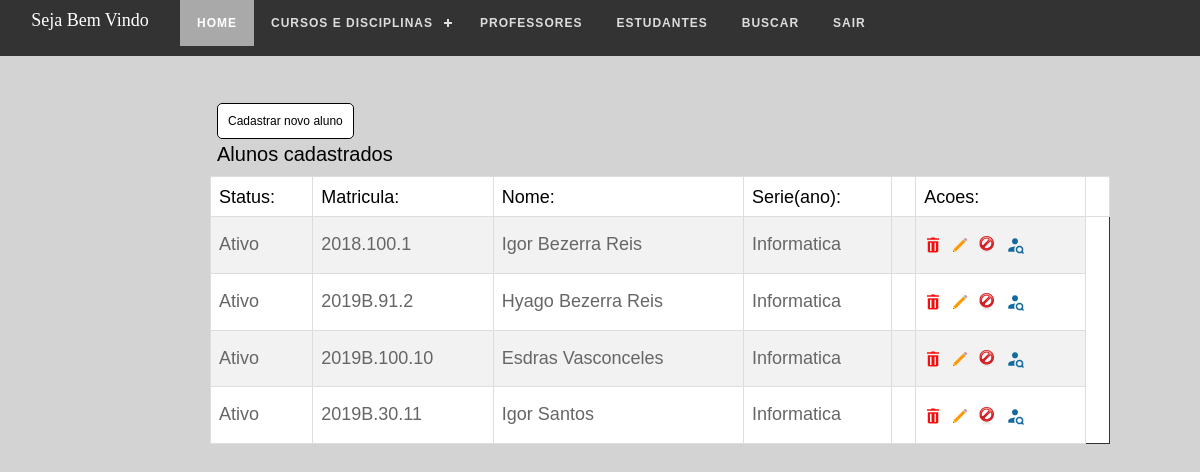
Screenshot of /admin/estudantes.php?pg=todos (signed in) with the database file from the repository.
### tables this page shows
CREATE TABLE IF NOT EXISTS `estudantes` (
  `id` int(11) NOT NULL AUTO_INCREMENT,
  `code` varchar(255) DEFAULT NULL,
  `status` varchar(255) DEFAULT NULL,
  `nome` varchar(255) DEFAULT NULL,
  `cpf` varchar(255) DEFAULT NULL,
  `rg` varchar(255) DEFAULT NULL,
  `nascimento` varchar(255) DEFAULT NULL,
  `mae` varchar(255) DEFAULT NULL,
  `pai` varchar(255) DEFAULT NULL,
  `estado` varchar(255) DEFAULT NULL,
  `cidade` varchar(255) DEFAULT NULL,
  `bairro` varchar(255) DEFAULT NULL,
  `endereco` varchar(255) DEFAULT NULL,
  `complemento` varchar(255) DEFAULT NULL,
  `cep` varchar(255) DEFAULT NULL,
  `tel_residencial` varchar(255) DEFAULT NULL,
  `celular` varchar(255) DEFAULT NULL,
  `tel_amigo` varchar(255) DEFAULT NULL,
  `serie` varchar(255) DEFAULT NULL,
  `turno` varchar(255) DEFAULT NULL,
  `atendimento_especial` varchar(255) DEFAULT NULL,
  `obs` varchar(255) DEFAULT NULL,
  `email` varchar(255) NOT NULL,
  PRIMARY KEY (`id`)
);

CREATE TABLE IF NOT EXISTS `cursos` (
  `id` int(11) NOT NULL AUTO_INCREMENT,
  `curso` varchar(255) NOT NULL,
  `ano` int(11) NOT NULL,
  `status` int(11) NOT NULL,
  PRIMARY KEY (`id`)
);

### admin/estudantes.php (the view, shortened to what this page needs)
<!DOCTYPE html PUBLIC "-//W3C//DTD XHTML 1.0 Transitional//EN" "http://www.w3.org/TR/xhtml1/DTD/xhtml1-transitional.dtd">
<html xmlns="http://www.w3.org/1999/xhtml">
<head>
<link rel="stylesheet" href="//maxcdn.bootstrapcdn.com/bootstrap/3.2.0/css/bootstrap.min.css">
<link rel="stylesheet" href="//maxcdn.bootstrapcdn.com/bootstrap/3.2.0/css/bootstrap-theme.min.css">
<link href="css/estudantes.css" rel="stylesheet" type="text/css" />
</head>
<body>
<?php require "topo1.php";
?>
<?php if(@$_GET['pg'] == 'todos'){ ?>
<div id="box_aluno">
   <div id="customers">
 <br /><br />
 <a class="a2" href="estudantes.php?pg=cadastra&bloco=1">Cadastrar novo aluno</a>
 <h1 class="personh1">Alunos cadastrados</h1>
<?php
$sql_1 = mysqli_query($db,"SELECT * FROM estudantes WHERE nome != ''");
if(mysqli_num_rows($sql_1) == ''){
  echo "<h2>Nao exisite nenhum aluno cadastrado no momento</h2>";
}else{
?>
    <table width="900" border="0">
      <tr>
        <td><h3>Status:</h3></td>
        <td><h3>Matricula:</h3></td>
        <td><h3>Nome:</h3></td>
        <td><h3>Serie(ano):</h3></td> <td></td>
        <td><h3>Acoes:</h3></td>
        <td></td>
      </tr>
      <?php while($res_1 = mysqli_fetch_array($sql_1)){ ?>
      <tr>
        <td><h4><?php echo $res_1['status']; ?></h4></td>
        <td><h4><?php echo $res_1['code']; ?></h4></td>
        <td><h4><?php echo $res_1['nome']; ?></h4></td>
        <td><h4><?php
          $sql = mysqli_query($db, "SELECT * FROM cursos WHERE id = '".$res_1['serie']."'");
          while ($res = mysqli_fetch_array($sql)) {
            $curso = $res['curso'];
          }
          echo $curso;
        ?></h4></td>
        <td></td>
        <td>
        <a class="a" href="estudantes.php?pg=todos&func=deleta&id=<?php echo $res_1['id']; ?>&code=<?php echo $res_1['code']; ?>"><img title="Excluir Aluno(a)" src="../img/deletar.png" width="18" height="18" border="0"></a>
        <a class="a" href="estudantes.php?pg=todos&func=editar&id=<?php echo $res_1['id']; ?>&code=<?php echo $res_1['code']; ?>"><img title="Editar Aluno(a)" src="../img/editar.png" width="18" height="18" border="0"></a>
        <?php if($res_1['status'] == 'Ativo'){?>
        <a class="a" href="estudantes.php?pg=todos&func=inativa&id=<?php echo $res_1['id']; ?>&code=<?php echo $res_1['code']; ?>"><img title="Inativar Aluno(a)" src="../img/ico_bloqueado.png" width="18" height="18" border="0"></a>
        <?php } ?>
        <a class="a" rel='superbox[iframe][800x600]' href="mostrar_resultado.php?q=<?php echo $res_1['code']; ?>&s=aluno&curso=<?php echo $res_1['serie']; ?>"><img title="Informacoes detalhada deste aluno(a)" src="../img/olhar.png" width="18" height="18" border="0"></a>
        </td>
      </tr>
      <?php } ?>
    </table>
    <br />
<?php }  ?>
</div>
</div>
<?php } ?>
<?php require "rodape.php"; ?>
</body>
</html>

### admin/css/estudantes.css (style rules this page uses)
#customers { font-family: "Trebuchet MS", Arial, Helvetica, sans-serif; border-collapse: collapse; width: 100%; }
#customers td, #customers th { border: 1px solid #ddd; padding: 8px; }
#customers tr:nth-child(even) { background-color: #f2f2f2; }
#box_aluno { width: 80%; margin-left: 15%; margin-top: 2%; font:15px Arial, Helvetica, sans-serif; text-align:left; }
#box_aluno .a2 { font:12px Arial, Helvetica, sans-serif; margin:30px 0 10px 37px; color:black; background:white; text-decoration:none; padding:10px; border:1px solid #000; border-radius: 5px; }
#box_aluno h1 { font:20px Arial, Helvetica, sans-serif; margin:15px 0 10px 37px; color:black; }
#box_aluno table { border:1px solid #333; padding:10px; background:#FFF; margin:0 0 10px 0; margin:auto; font:15px Arial, Helvetica, sans-serif; text-align:left; }
#box_aluno h3 { font:18px Arial, Helvetica, sans-serif; margin:2px 0 0 0; color:black; }
#box_aluno .a { margin:0 5px 0 0; }

### admin/css_topo/style.css (style rules this page uses)
* { margin:0; padding:0; text-decoration:none }
body { background:#D3D3D3; }

### admin/css/rodape.css (style rules this page uses)
body { text-align:center; font:12px Arial, Helvetica, sans-serif; color:#666; }

### rows the page displays
estudantes: status "Ativo", code "2018.100.1", nome "Igor Bezerra Reis", cursos.curso "Informatica"
estudantes: status "Ativo", code "2019B.91.2", nome "Hyago Bezerra Reis", cursos.curso "Informatica"
estudantes: status "Ativo", code "2019B.100.10", nome "Esdras Vasconceles", cursos.curso "Informatica"
estudantes: status "Ativo", code "2019B.30.11", nome "Igor Santos", cursos.curso "Informatica"
